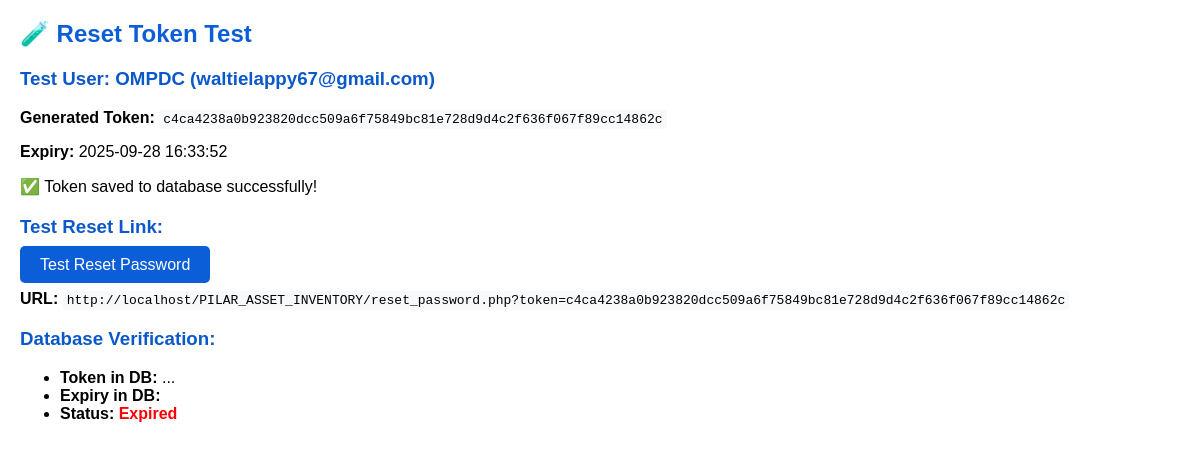
The page /test_reset_token.php on the database as committed earlier.
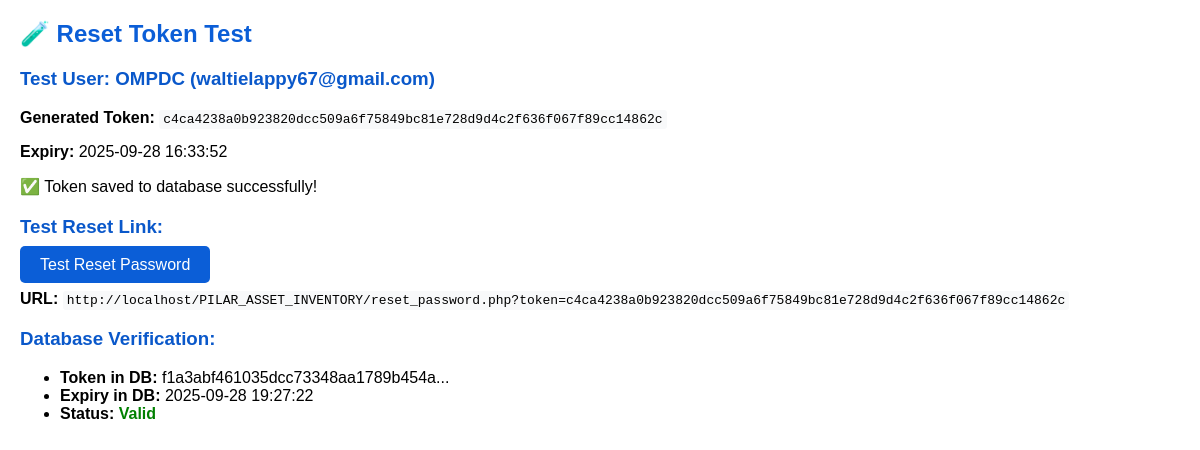
The same page on the database as committed later.
### tables this page shows
CREATE TABLE `users` (
  `id` int(11) NOT NULL,
  `username` varchar(50) NOT NULL,
  `fullname` varchar(100) NOT NULL,
  `email` varchar(100) NOT NULL,
  `password` varchar(255) NOT NULL,
  `role` enum('super_admin','admin','user','office_user','office_admin') NOT NULL DEFAULT 'user',
  `status` enum('active','inactive','deleted') NOT NULL DEFAULT 'active',
  `created_at` timestamp NOT NULL DEFAULT current_timestamp(),
  `reset_token` varchar(255) DEFAULT NULL,
  `reset_token_expiry` datetime DEFAULT NULL,
  `office_id` int(11) DEFAULT NULL,
  `profile_picture` varchar(255) DEFAULT 'default_profile.png',
  `session_timeout` int(11) DEFAULT 1800
);

### test_reset_token.php (the view, shortened to what this page needs)
<?php
require_once 'connect.php';
echo "<h2>🧪 Reset Token Test</h2>";
$user_query = "SELECT id, username, email FROM users WHERE status = 'active' LIMIT 1";
$user_result = $conn->query($user_query);
$user = $user_result->fetch_assoc();
echo "<h3>Test User: {$user['username']} ({$user['email']})</h3>";
$token = bin2hex(random_bytes(32));
$expiry = date('Y-m-d H:i:s', strtotime('+1 hour'));
echo "<p><strong>Generated Token:</strong> <code>{$token}</code></p>";
echo "<p><strong>Expiry:</strong> {$expiry}</p>";
$updateStmt = $conn->prepare("UPDATE users SET reset_token = ?, reset_token_expiry = ? WHERE id = ?");
$updateStmt->bind_param("ssi", $token, $expiry, $user['id']);
if ($updateStmt->execute()) {
    echo "✅ Token saved to database successfully!<br>";
    $protocol = (isset($_SERVER['HTTPS']) && $_SERVER['HTTPS'] === 'on') ? "https" : "http";
    $host = $_SERVER['HTTP_HOST'];
    $scriptDir = dirname($_SERVER['SCRIPT_NAME']);
    $baseURL = $protocol . "://" . $host . $scriptDir;
    $resetURL = $baseURL . '/reset_password.php?token=' . $token;
    echo "<h3>Test Reset Link:</h3>";
    echo "<p><a href='{$resetURL}' target='_blank' style='background: #0b5ed7; color: white; padding: 10px 20px; text-decoration: none; border-radius: 5px;'>Test Reset Password</a></p>";
    echo "<p><strong>URL:</strong> <code>{$resetURL}</code></p>";
    echo "<h3>Database Verification:</h3>";
    $verifyStmt = $conn->prepare("SELECT reset_token, reset_token_expiry,
                                  CASE WHEN reset_token_expiry > NOW() THEN 'Valid' ELSE 'Expired' END as status
                                  FROM users WHERE id = ?");
    $verifyStmt->bind_param("i", $user['id']);
    $verifyStmt->execute();
    $verifyResult = $verifyStmt->get_result();
    $tokenData = $verifyResult->fetch_assoc();
    echo "<ul>";
    echo "<li><strong>Token in DB:</strong> " . substr($tokenData['reset_token'], 0, 32) . "...</li>";
    echo "<li><strong>Expiry in DB:</strong> {$tokenData['reset_token_expiry']}</li>";
    echo "<li><strong>Status:</strong> <span style='color: " . ($tokenData['status'] === 'Valid' ? 'green' : 'red') . ";'><strong>{$tokenData['status']}</strong></span></li>";
    echo "</ul>";
} else {
    echo "❌ Failed to save token to database.<br>";
}
?>

Rows that differ between the two databases and show on the page:
changed users "OMPDC": reset_token (not shown) → "f1a3abf461035dcc73348aa1789b454a"; reset_token_expiry (not shown) → "2025-09-28 19:27:22"
Other text that changed with them:
$tokenData['status']: "Expired" → "Valid"
